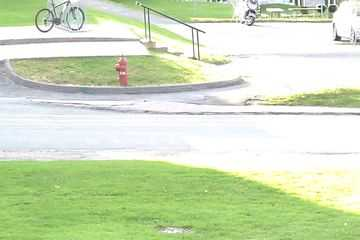
#> input picture Code/Images/pedestrians/input/in000005.jpg, 360 x 240 px, given in place of in000600.jpg, which was not available
$ python combined_method.py   (older library calls are emulated)
#> lines starting #> are read from the running program, lines starting #| are printed output that depends on the picture; after the words box and inside, x2 and y2 are one past the last pixel; in counts of white or black regions, pixels touching at a corner belong together; pictures that were not available may be replaced by others from this repository, and a replacement may not be noted
### Code/difference_method.py
import cv2
import numpy as np
from skimage import filters


def find_threshhold(diff_image):
    """
    automatisch goede threshold waarde vinden gebaseerd op
    Image difference threshold strategies andshadow detection (Paul L. Rosin, Tim Ellis)
    (https://pdfs.semanticscholar.org/ccbd/40c5d670f4532ad1a9f0003a8b8157388aa0.pdf)
    :param diff_image: verschilbeeld dat moet worden gethreshold
    :return: threshold value
    """
    med = np.median(diff_image.ravel())
    mad = np.median(np.abs(diff_image - med).ravel())
    return med + 6 * mad


# [12 lines left out: function diff_color_3, not called in this run]


def diff_color(image1, image2):
    """
    difference methode in de LAB kleurruimte
    :param image1: frame 1
    :param image2: frame 2
    :return: segmentatie van frame 2
    """
    # euclidische afstand in LAB werkt beter dan in RGB
    image1 = cv2.cvtColor(image1, cv2.COLOR_BGR2LAB).astype(np.float32)
    image2 = cv2.cvtColor(image2, cv2.COLOR_BGR2LAB).astype(np.float32)

    # verschilbeeld nemen
    im = np.sqrt((image1[:, :, 1] - image2[:, :, 1]) ** 2 + (image1[:, :, 0] - image2[:, :, 0]) ** 2 + (
            image1[:, :, 2] - image2[:, :, 2]) ** 2)
    # blur toepassen

    im = cv2.GaussianBlur(im, (5, 5), 0)

    # hysteresis thresholding
    threshhold = find_threshhold(im)
    im = (filters.apply_hysteresis_threshold(im, threshhold, threshhold * 6) * 255).astype(np.uint8)

    # opvulling van gaten in blobs
    contours, _ = cv2.findContours(im, cv2.RETR_CCOMP, cv2.CHAIN_APPROX_SIMPLE)
    for c in contours:
        cv2.drawContours(im, [c], 0, 255, -1)

    return im


# [44 lines left out: function diff_remove_ghost, not called in this run]


# [10 lines that do not run on import are left out]

### Code/Edge_based_method.py
import cv2
import numpy as np
from skimage import filters
from segmentatie import segmentatie

# Deze waarde op True = Laat de tussenstapafbeelding zien
# Maakt het makkelijk om de verschillende stappen te begrijpen
stepByStepImages = False


# [58 lines left out: functions main, edge_based_method_3, not called in this run]


def edge_based_method(image1, image2):
    """
    randgebaseerd methode voor bewegingsdetectie
    :param image1: frame 1
    :param image2: frame 2
    :return: segmentatie van frame 2
    """
    image1 = cv2.cvtColor(image1, cv2.COLOR_BGR2GRAY)
    image2 = cv2.cvtColor(image2, cv2.COLOR_BGR2GRAY)

    image1 = pre_processing_gray_images(image1)
    image2 = pre_processing_gray_images(image2)

    # Bepaal de randen van beide startafbeeldingen (de magnitude)
    SobelImage1 = SobelOperator(image1)
    SobelImage2 = SobelOperator(image2)

    # Achtergrond subtractie waardoor bewegende randen van afbeelding 2 tevoorschijn komen
    difference = background_subtraction(SobelImage1, SobelImage2)

    # hysteresis thresholding
    threshold = find_threshold(difference)
    hyst = hysteresis_threshold(difference, threshold, threshold * 3)

    # closing
    out = extra_processing(hyst)

    # interior filling
    out = segmentatie(out)

    return out


def pre_processing_gray_images(image1):
    """
    blurring
    """
    return cv2.GaussianBlur(image1, (3, 3), -1)


def SobelOperator(inputImage):
    """
    Bepaal de gradient via Sobel operator
    """
    edges_image1_y = cv2.Sobel(inputImage, cv2.CV_32F, 0, 1, -1, -1)
    edges_image1_x = cv2.Sobel(inputImage, cv2.CV_32F, 1, 0, -1, -1)

    magnitude = cv2.magnitude(edges_image1_x, edges_image1_y)
    return magnitude


def background_subtraction(SobelImage1, SobelImage2):
    """
    achtergrond subtractie
    enkel randen aanwezig in het tweede beeld en niet in het eerste beeld worden behouden
    """
    global stepByStepImages

    out = (SobelImage2 - SobelImage1)
    out[out < 0] = 0

    if stepByStepImages:
        norm1 = cv2.normalize(SobelImage1, None, 0, 255, cv2.NORM_MINMAX, cv2.CV_8UC1)
        norm2 = cv2.normalize(SobelImage2, None, 0, 255, cv2.NORM_MINMAX, cv2.CV_8UC1)
        norm3 = cv2.normalize(out, None, 0, 255, cv2.NORM_MINMAX, cv2.CV_8UC1)
        cv2.imshow("start1 - achtergrond subtractie", norm1)
        cv2.imshow("start2", norm2)
        cv2.imshow("resultaat achtergrond subtractie", norm3)
        cv2.waitKey()
        cv2.destroyAllWindows()

    return out


def find_threshold(image):
    """
    automatische thresholdwaarde op basis van
    Image difference threshold strategies andshadow detection (Paul L. Rosin, Tim Ellis)
    (https://pdfs.semanticscholar.org/ccbd/40c5d670f4532ad1a9f0003a8b8157388aa0.pdf)
    """
    no_zero = image[image != 0]
    med = np.median(no_zero.ravel())
    mad = np.median(np.abs(no_zero - med).ravel())
    return med + 6 * mad


def hysteresis_threshold(image, low, high):
    """
    hysteresis thresholding met low threshold en high threshold
    """
    out = filters.apply_hysteresis_threshold(image, low, high).astype(int)
    out = (out * 255).astype(np.uint8)

    if stepByStepImages:
        image = cv2.normalize(image, -1, 0, 255, cv2.NORM_MINMAX, cv2.CV_8U)
        cv2.imshow("input - hysteresis", image)
        cv2.imshow("output - hysteresis", out)
        cv2.waitKey()
        cv2.destroyAllWindows()

    return out


def extra_processing(image):
    """
    closing toegepast op image
    """
    kernel = cv2.getStructuringElement(cv2.MORPH_ELLIPSE, (5, 5))
    result = cv2.morphologyEx(image, cv2.MORPH_CLOSE, kernel)
    if stepByStepImages:
        norm1 = cv2.normalize(image, None, 0, 255, cv2.NORM_MINMAX, cv2.CV_8UC1)
        norm2 = cv2.normalize(result, None, 0, 255, cv2.NORM_MINMAX, cv2.CV_8UC1)
        cv2.imshow("input extra processing", norm1)
        cv2.imshow("resultaat extra processing", norm2)
        cv2.waitKey()
        cv2.destroyAllWindows()

    return result


# [3 lines that do not run on import are left out]

### Code/segmentatie.py
import cv2
import numpy as np
from numba import njit


@njit
def jit_bfs(x, y, padded_image):
    """
    breath first search om het kortste pad te berekenen van x,y tot elk ander punt
    dit is een rekenintensieve lus die met een just in time compiler versneld wordt
    """
    start = (x, y)
    distances = np.full(padded_image.shape, np.inf)  # infinite
    visited = set()
    visited.add(start)
    queue = [start]
    distances[start] = 0
    while queue:
        xv, yv = queue.pop(0)
        neighbours = [(xv - 1, yv), (xv + 1, yv), (xv, yv - 1), (xv, yv + 1)]
        neighbours = [n for n in neighbours if padded_image[n] == 0]
        for neighbour in neighbours:
            if neighbour in visited:
                continue
            distances[neighbour] = distances[xv, yv] + 1
            visited.add(neighbour)
            queue.append(neighbour)

    return distances


def breath_first_search(x, y, image):
    """
    voorbereiding van breath first search om het kortste pad te berekenen van x,y tot elk ander punt
    """
    # voeg padding van 0 en 255 toe aan de afbeelding en bereken de kortste paden
    padded_image = np.pad(image, pad_width=1, mode='constant', constant_values=0)
    padded_image = np.pad(padded_image, pad_width=1, mode='constant', constant_values=255)
    distances = jit_bfs(x + 2, y + 2, padded_image)
    return distances[2:-2, 2:-2]


def path_distance(image):
    """
    kortste pad afstand voor elke pixel tot de vier verschillende hoekpunten
    """
    h, b = image.shape
    d1 = breath_first_search(0, 0, image)
    d2 = breath_first_search(0, b - 1, image)
    d3 = breath_first_search(h - 1, b - 1, image)
    d4 = breath_first_search(h - 1, 0, image)
    res = np.stack((d1, d2, d3, d4))
    return res


def manhattan_distance(image):
    """
    manhattan afstand voor elke pixel tot de vier verschillende hoekpunten
    """
    hoogte, breedte = image.shape
    lijst = []
    lijst.append([np.arange(i, breedte + i) for i in range(hoogte)])
    lijst.append(np.fliplr(lijst[0]))
    lijst.append(np.flipud(lijst[1]))
    lijst.append(np.fliplr(lijst[2]))
    return np.array(lijst)


def excess_distance(image):
    """
    voor elk punt in de afbeelding wordt de excess distance tot de vier hoekpunten berekend
    de excess distance is het verschil tussen de werkelijke afstand en de manhattan afstand tussen twee punten
    voor elke pixel wordt de som genomen van de drie kleinste excess distances
    """
    D = path_distance(image) - manhattan_distance(image)
    D = D.transpose((1, 2, 0))
    D = np.sort(D, axis=2)
    D = D[:, :, 0:3]
    D = np.sum(D, axis=2)
    return D


def segmentatie(image):
    """
    shortest path based interior filling gebaseerd op
    Edge based Foreground Background Estimation with Interior/ExteriorClassification (Gianni Allebosch)
    (https://biblio.ugent.be/publication/5909429/file/5924828.pdf)
    :param image: beeld met bewegende randen
    :return: beeld met bewegende objecten
    """
    result = excess_distance(image) >= 3
    return (255 * result).astype(np.uint8)


# [5 lines that do not run on import are left out]

### Code/combined_method.py
from difference_method import diff_color, diff_color_3
from Edge_based_method import edge_based_method, edge_based_method_3
import numpy as np
import cv2


def combined_method(image1, image2):
    """
    combineer diff_color en edge_based_method via and-operatie
    :param image1: frame 1
    :param image2: frame 2
    :return: segmentatie van frame 2
    """
    result1 = diff_color(image1, image2)
    result2 = edge_based_method(image1, image2)
    combine = np.bitwise_and(result1, result2)
    return combine


def combined_method_3(image1, image2, image3):
    """
    combineer diff_color en edge_based_method via and-operatie
    :param image1: frame 1
    :param image2: frame 2
    :param image3: frame 2
    :return: segmentatie van frame 2
    """
    result1 = diff_color_3(image1, image2, image3)
    result2 = edge_based_method_3(image1, image2, image3)
    combine = np.bitwise_and(result1, result2)
    return combine


if __name__ == "__main__":
    im1 = cv2.imread("Images/pedestrians/input/in000600.jpg")
#> im1 is the input picture: shape (240, 360, 3); mean B, G, R 188.4, 222.7, 207.7
    im2 = cv2.imread("Images/pedestrians/input/in000610.jpg")
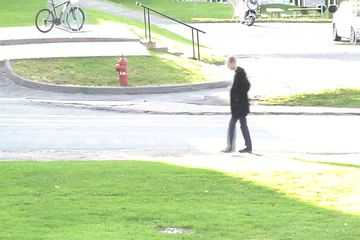
#> input picture Code/Images/pedestrians/input/in000610.jpg, 360 x 240 px
#> im2 is the input picture: shape (240, 360, 3); mean B, G, R 185.8, 220.2, 205.3
    combined_method(im1, im2)
#> in find_threshhold, `med = np.median(diff_image.ravel())`: med = 3.42
#> in find_threshhold, `mad = np.median(np.abs(diff_image - med).ravel())`: mad = 1.71
#> in diff_color, `threshhold = find_threshhold(im)`: threshhold = 13.71
#> in diff_color, `im = (filters.apply_hysteresis_threshold(im, threshhold, threshhold * ..`:
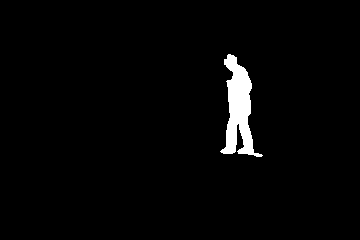
#> im: shape (240, 360); 2.3% white; 1 white region
#> in diff_color, `contours, _ = cv2.findContours(im, cv2.RETR_CCOMP, cv2.CHAIN_APPROX_SI..`: contours = 1 contour; box (x1, y1, x2, y2) and area: (220, 54, 263, 157) 1870
#> the loop in diff_color, `for c in contours:` made 1 pass
#> in edge_based_method, `image2 = cv2.cvtColor(image2, cv2.COLOR_BGR2GRAY)`:
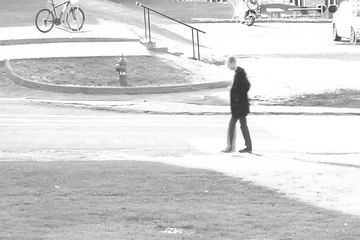
#> image2: shape (240, 360); min 35, max 255, mean 211.9
#> in SobelOperator, `edges_image1_x = cv2.Sobel(inputImage, cv2.CV_32F, 1, 0, -1, -1)`:
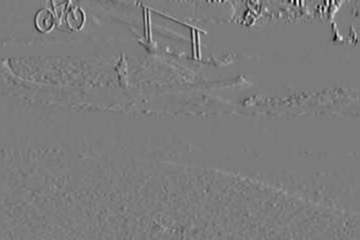
#> edges_image1_x: shape (240, 360) float32; min -1788, max 1892, mean 2.6; drawn with min black and max white
#> in find_threshold, `med = np.median(no_zero.ravel())`: med = 32
#> in find_threshold, `mad = np.median(np.abs(no_zero - med).ravel())`: mad = 21.66
#> in edge_based_method, `threshold = find_threshold(difference)`: threshold = 161.9
#> in hysteresis_threshold, `out = filters.apply_hysteresis_threshold(image, low, high).astype(int)`:
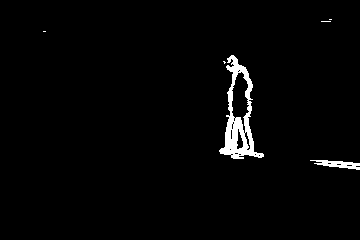
#> out: shape (240, 360) int64; values 0 (black) and 1 (white), 2.1% white; 6 white regions (4 under 20 px), largest, box (x1, y1, x2, y2) and area: (219, 55, 264, 159) 1551, (310, 160, 360, 170) 254
#> in extra_processing, `kernel = cv2.getStructuringElement(cv2.MORPH_ELLIPSE, (5, 5))`: kernel = [[0, 0, 1, 0, 0], [1, 1, 1, 1, 1], [1, 1, 1, 1, 1], [1, 1, 1, 1, 1], [0, 0, 1, 0, 0]]
#> in extra_processing, `result = cv2.morphologyEx(image, cv2.MORPH_CLOSE, kernel)`: result: shape (240, 360); 2.4% white; 4 white regions (2 under 20 px), largest, box (x1, y1, x2, y2) and area: (219, 55, 264, 159) 1764, (310, 160, 360, 170) 282
#> in breath_first_search, `padded_image = np.pad(image, pad_width=1, mode='constant', constant_va..`: padded_image: shape (242, 362); 2.4% white; 4 white regions (2 under 20 px), largest, box (x1, y1, x2, y2) and area: (220, 56, 265, 160) 1764, (311, 161, 361, 171) 282
#> in breath_first_search, `padded_image = np.pad(padded_image, pad_width=1, mode='constant', cons..`: padded_image: shape (244, 364); 3.7% white; 5 white regions (2 under 20 px), largest, box (x1, y1, x2, y2) and area: (221, 57, 266, 161) 1764, (0, 0, 364, 244) 1212, (312, 162, 362, 172) 282
#> call 4 of breath_first_search, with x = 239, y = 0
#> in breath_first_search (call 4), `distances = jit_bfs(x + 2, y + 2, padded_image)`:
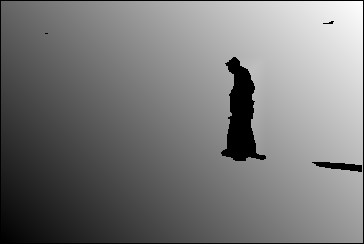
#> distances: shape (244, 364) float64; 4.34% of the values are NaN or infinite; the others: min 0, max 600, mean 297; drawn with min black, max white, NaN and infinite black
#> in manhattan_distance, `hoogte, breedte = image.shape`: hoogte = 240; breedte = 360
#> in excess_distance, `D = D.transpose((1, 2, 0))`: D: shape (240, 360, 4) float64; 3.06% of the values are NaN or infinite; the others: min 0, max 32, mean 0.165
#> in excess_distance, `D = D[:, :, 0:3]`: D: shape (240, 360, 3) float64; 3.06% of the values are NaN or infinite; the others: min 0, max 18, mean 0.0139
#> in segmentatie, `result = excess_distance(image) >= 3`:
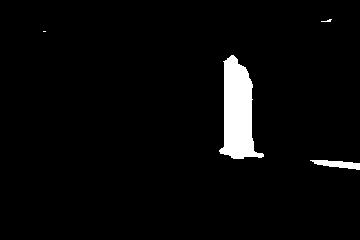
#> result: shape (240, 360) bool; 3.5% white; 4 white regions (2 under 20 px), largest, box (x1, y1, x2, y2) and area: (219, 55, 264, 159) 2742, (310, 160, 360, 170) 282
#> in combined_method, `combine = np.bitwise_and(result1, result2)`: combine: shape (240, 360); 2.3% white; 1 white region, box (x1, y1, x2, y2) and area: (220, 55, 263, 157) 2013
    cv2.waitKey()
